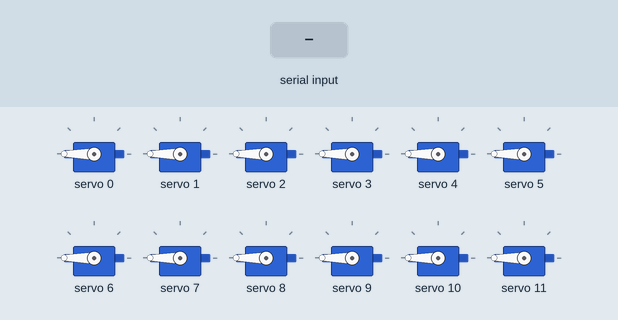
This sketch was run on a simulated Arduino Uno, built with avr-gcc and run on an emulated ATmega328P. Shown: 12 × servo. Inputs (shaded band) come from the test bench.

Above: at 1.2 s.
1.3 s: "SCU MAKER ON\n" received over Serial
4.3 s: "c,45\n" received over Serial
At 5.7 s:
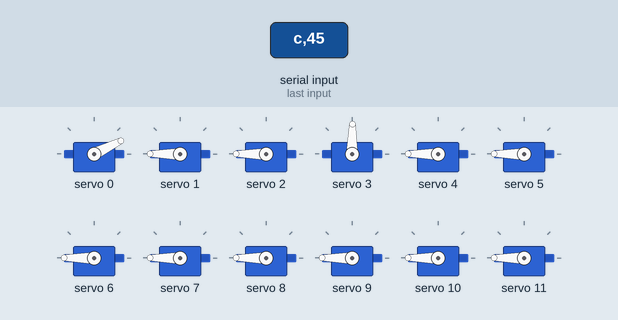
6.0 s: "s,45\n" received over Serial
At 6.5 s:
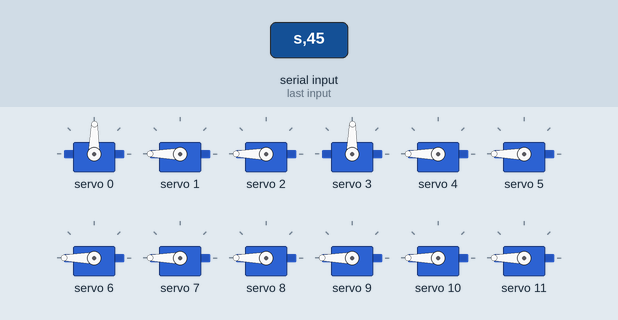
7.5 s: "u,45\n" received over Serial
At 8.7 s:
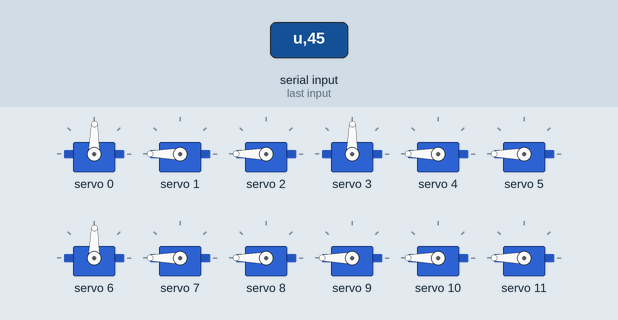
9.0 s: "m,45\n" received over Serial
At 10.0 s:
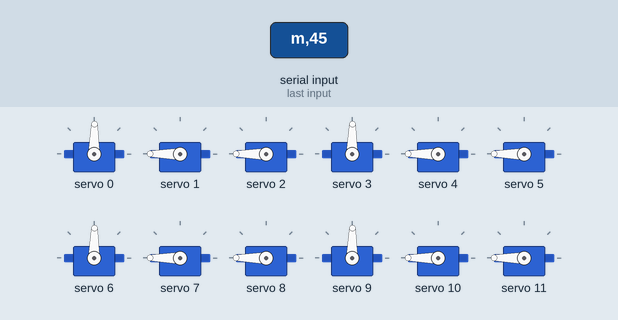
10.5 s: "SCU MAKER ON\n" received over Serial
At 13.76 s:
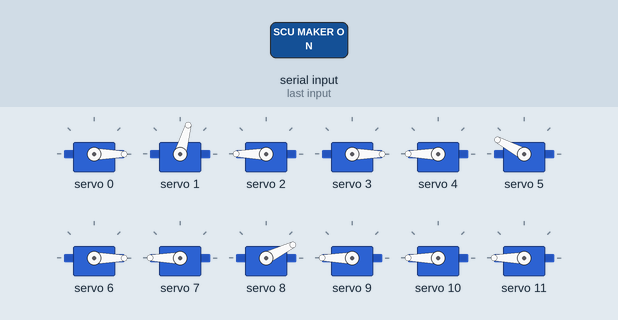
Timing chart, 0 to 16.0 s (numbered marks = the images above; inputs shaded):
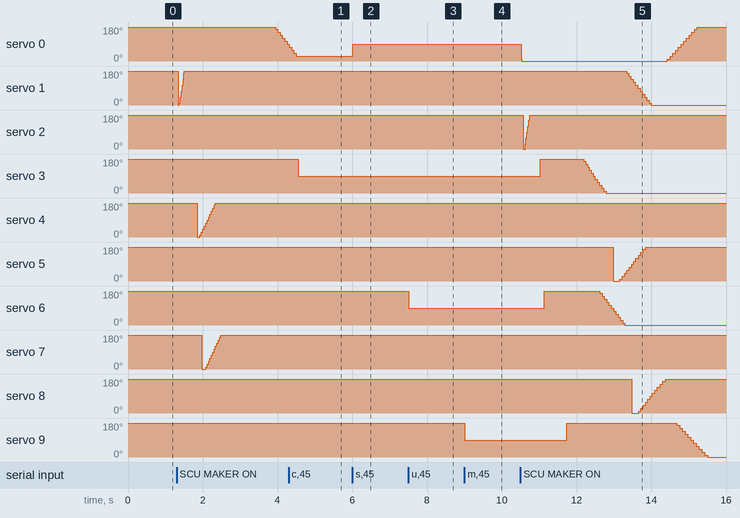

Measured:
- after the input at 1.3 s, servo 0: moves from 180° to 89° over 0.31 s, starting after 2.6 s
- after the input at 4.3 s, servo 0: goes on until 4.5 s, then stays 26°; servo 2: stops changing and stays 180°; servo 3: 180° → 89° after 0.25 s
- after the input at 6.0 s, servo 0: 26° → 89° at once
- after the input at 7.5 s, servo 6: 180° → 89° at once
- after the input at 9.0 s, servo 9: 180° → 89° at once
- after the input at 10.5 s, servo 1: moves from 180° to 0° over 0.66 s, starting after 2.8 s; servo 11: 180° → 0° after 5.3 s

The sketch:

scu_maker2.ino
```cpp
#include <Wire.h>
#include <Adafruit_PWMServoDriver.h>
#include "project.h"


Adafruit_PWMServoDriver pwm0 = Adafruit_PWMServoDriver(&Wire, 0x40);
Adafruit_PWMServoDriver pwm1 = Adafruit_PWMServoDriver(&Wire, 0x41);

char command[20];//receive command from bluetooth
int mode = 0;//the working mode of the light
int rgb[3];//store rgb value of a light
//-----------------------------------------------------------------------------------------------------
//objects to achieve color_changing mode
//in order to change every light's color in color_changing mode
int s_color[3] = {255,0,0}; int c_color[3] = {255,0,0}; int u_color[3] = {255,0,0}; int m_color[3] = {255,0,0};
int a_color[3] = {255,0,0}; int k_color[3] = {255,0,0}; int e_color[3] = {255,0,0}; int r_color[3] = {255,0,0};

unsigned long current_time_for_delay;//in order to turn on each light in sequence

//-----------------------------------------------------------------------------------------------------
void setup() {
  Serial.begin(9600);
  //init pwm-----------------
  pwm0.begin(); pwm1.begin();
  pwm0.setPWMFreq(120);
  pwm1.setPWMFreq(120);
  Wire.setClock(400000);
  //-------------------------
  //turn on all of the lights
  rgb_write(pwm0,0,255,255,255);
  rgb_write(pwm0,3,255,255,255);
  rgb_write(pwm0,6,255,255,255);
  rgb_write(pwm0,9,255,255,255);
  rgb_write(pwm0,12,255,255,255);
  pwm0.setPWM(15, 0, 255*16);
  pwm1.setPWM(0, 0, 255*16);
  pwm1.setPWM(1, 0, 255*16);
  rgb_write(pwm1,2,255,255,255);
  rgb_write(pwm1,5,255,255,255);
}

void loop() {

  int len=readLine(command);
  if(len != -1)
  {
    if(command[0]>='a' && command[0]<='z')
    {
      mode = 0;

      int light_number; bool pwm_number;

      switch(command[0])
      {
        case 's':{
          light_number = 0;
          pwm_number = 0;
          break;
        }
        case 'c':{
          light_number = 3;
          pwm_number = 0;
          break;
        }
        case 'u':{
          light_number = 6;
          pwm_number = 0;
          break;
        }
        case 'm':{
          light_number = 9;
          pwm_number = 0;
          break;
        }
        case 'a':{
          light_number = 12;
          pwm_number = 0;
          break;
        }
        case 'e':{
          light_number = 2;
          pwm_number = 1;
          break;
        }
        case 'r':{
          light_number = 5;
          pwm_number = 1;
          break;
        }
        break;
      }
      int rgb_value[3];
       //turn char value into int value
      command_transform(command,rgb_value);
      if(command[0] == 'k')
      {
        pwm0.setPWM(15, 0, rgb_value[0]*16);
        pwm1.setPWM(0, 0, rgb_value[1]*16);
        pwm1.setPWM(1, 0, rgb_value[2]*16);
      }
      else
      {
        if(pwm_number == 0)
          rgb_write(pwm0,light_number,
                  rgb_value[0],rgb_value[1],rgb_value[2]);

        else if(pwm_number == 1)
          rgb_write(pwm1,light_number,
                  rgb_value[0],rgb_value[1],rgb_value[2]);
      }
    }

    else if(strcmp(command,"SCU MAKER ON") == 0)
    {
      mode = 1;
      current_time_for_delay = millis();
    }
  }


  if(mode == 1)
  {
    color_changing_mode0(0,s_color);
    if(millis() - current_time_for_delay > 500)
      color_changing_mode0(3,c_color);
    if(millis() - current_time_for_delay > 600)
      color_changing_mode0(6,u_color);
    if(millis() - current_time_for_delay > 1200)
      color_changing_mode0(9,m_color);
    if(millis() - current_time_for_delay > 2000)
      color_changing_mode0(12,a_color);
    if(millis() - current_time_for_delay > 3600)
      color_changing_mode_k(k_color);
    if(millis() - current_time_for_delay > 4800)
    color_changing_mode1(2,e_color);
    if(millis() - current_time_for_delay > 6200)
      color_changing_mode1(5,r_color);
  }
}
```

Serial_readline.ino
```cpp
char lineBufferinternal[128];
int lineBufferCountinternal=0;

int readLine(char* lineBuffer){
  int bytebuf=Serial.read();
  if(bytebuf==-1){
    return -1;
  }
  if((bytebuf=='\r')||(bytebuf=='\n')){
    memcpy(lineBuffer,lineBufferinternal,lineBufferCountinternal*sizeof(lineBufferinternal[0]));//首参数为目的，中间参数为源，末参数为要被复制的字节数
    lineBuffer[lineBufferCountinternal]='\0';
    int ret=lineBufferCountinternal;
    lineBufferCountinternal=0;
    return ret;
  }else{
    lineBufferinternal[lineBufferCountinternal]=bytebuf;
    lineBufferCountinternal++;
  }
  return -1;
}
```

com_char_to_int.ino
```cpp
int command_transform(char* command,int* data)
{
  int command_buffer_counter = 2;//command start from the third byte
  char tem_com[5];
  int tem_com_counter = 0;//tem_com start from the first byte
  int data_counter = 0;//data start from the first unit
  while(command[command_buffer_counter] != '\0')
  {
    while(command[command_buffer_counter] != ' ' && command[command_buffer_counter] != '\0')
   {
     tem_com[tem_com_counter] = command[command_buffer_counter];
     ++tem_com_counter; ++command_buffer_counter;
   }
     tem_com[tem_com_counter] = '\0';
     //transform char command to int command
      sscanf(tem_com,"%d",&(data[data_counter]));
      ++data_counter;
      if(command[command_buffer_counter] != '\0')
        ++command_buffer_counter;

     //init buffer and counter
      tem_com_counter = 0;
      memset(tem_com,0,5*sizeof(char));
  }

}
```

project.h
```cpp
//Serial readline
int readLine(char* lineBuffer);

//----------------------------------------------
//rgb_write
void rgb_write(Adafruit_PWMServoDriver& pwm,
               int start_pin,
               int r_c,int g_c,int b_c);

//change color mode

//just for the color_changing mode

void color_changing_mode0(int light_pin,int *c);
void color_changing_mode1(int light_pin,int *c);
void change_mode();

//command_transform
int command_transform(char* command,int* data);
```

rgb.ino
```cpp
void rgb_write(Adafruit_PWMServoDriver& pwm,
               int start_pin,
               int r_c,int g_c,int b_c)
{
  pwm.setPWM(start_pin, 0, r_c*16);
  pwm.setPWM(start_pin + 1, 0, g_c*16);
  pwm.setPWM(start_pin + 2, 0, b_c*16);
}

//
//struct color_value{
//  int value0;
//  int value1;
//  int value2;
//  int light_pin;
//};

//-------------------------------------------------------------------------------------------------
void color_changing_mode0(int light_pin,int *c)
{
  //Serial.print(c[0]);Serial.print(" "); Serial.print(c[1]);Serial.print(" "); Serial.println(c[2]);
  delay(10);
  rgb_write(pwm0,light_pin,c[0],c[1],c[2]);
  if(c[0] == 255 && c[2] == 0 && c[1] < 255)
  {
    c[1]+=5;
  }
   if(c[1] == 255 && c[2] ==0 && c[0] >0)
    {
    c[0]-=5;
    }
   if(c[1] ==255 && c[0] == 0 && c[2] < 255)
    {
      c[2]+=5;
    }
   if(c[2] == 255 && c[0] == 0 && c[1] > 0)
    {c[1]-=5;
    }
   if(c[2] == 255 && c[1] == 0 && c[0] < 255)
    {c[0]+=5;
    }
   if(c[0] == 255 && c[1] == 0 && c[2] > 0)
    {c[2]-=5;
    }
}

void color_changing_mode1(int light_pin,int *c)
{
  //Serial.print(c[0]);Serial.print(" "); Serial.print(c[1]);Serial.print(" "); Serial.println(c[2]);
  delay(10);
  rgb_write(pwm1,light_pin,c[0],c[1],c[2]);
  if(c[0] == 255 && c[2] == 0 && c[1] < 255)
  {
    c[1]+=5;
  }
   if(c[1] == 255 && c[2] ==0 && c[0] >0)
    {
    c[0]-=5;
    }
   if(c[1] ==255 && c[0] == 0 && c[2] < 255)
    {
      c[2]+=5;
    }
   if(c[2] == 255 && c[0] == 0 && c[1] > 0)
    {c[1]-=5;
    }
   if(c[2] == 255 && c[1] == 0 && c[0] < 255)
    {c[0]+=5;
    }
   if(c[0] == 255 && c[1] == 0 && c[2] > 0)
    {c[2]-=5;
    }
}

void color_changing_mode_k(int *c)
{
  //Serial.print(c[0]);Serial.print(" "); Serial.print(c[1]);Serial.print(" "); Serial.println(c[2]);
  delay(10);
  pwm0.setPWM(15, 0, c[0]*16);
  pwm1.setPWM(0, 0, c[1]*16);
  pwm1.setPWM(1, 0, c[2]*16);
  if(c[0] == 255 && c[2] == 0 && c[1] < 255)
  {
    c[1]+=5;
  }
   if(c[1] == 255 && c[2] ==0 && c[0] >0)
    {
    c[0]-=5;
    }
   if(c[1] ==255 && c[0] == 0 && c[2] < 255)
    {
      c[2]+=5;
    }
   if(c[2] == 255 && c[0] == 0 && c[1] > 0)
    {c[1]-=5;
    }
   if(c[2] == 255 && c[1] == 0 && c[0] < 255)
    {c[0]+=5;
    }
   if(c[0] == 255 && c[1] == 0 && c[2] > 0)
    {c[2]-=5;
    }
}

//----------------------------------------------------------------------
```
